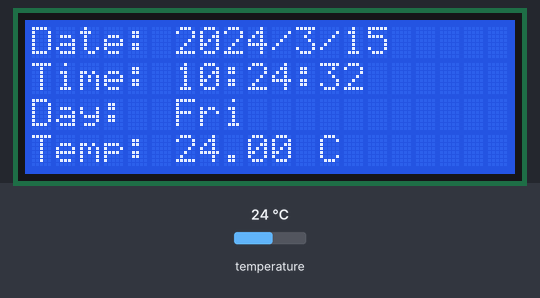
Bench run of a sketch on a simulated ESP32. On the bench: 20×4 character LCD. The inputs (shaded band) are chosen by the test bench; at power-on: temperature 24 °C. The local clock reads 2024-03-15 10:24:30 at power-on unless the sketch sets it; what the sketch prints to the serial monitor is not drawn.

Above: at 2.2 s.
2.3 s: temperature set to 9 °C
At 3.9 s:
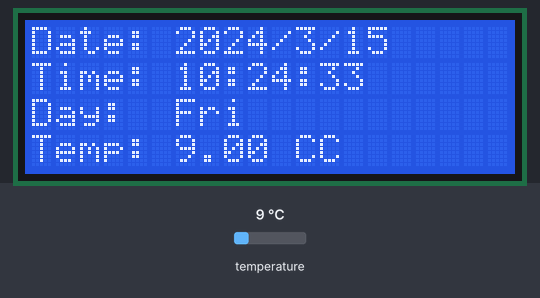
5.4 s: temperature set to 12 °C
At 7.0 s:
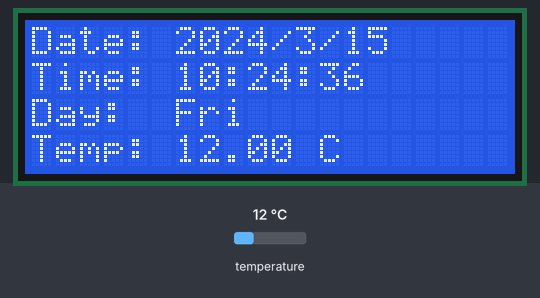
8.5 s: temperature set to 19 °C
At 10.2 s:
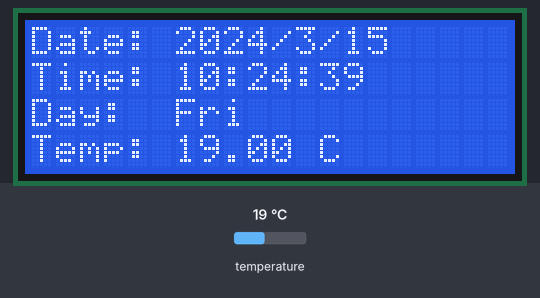
Timing chart, 0 to 11.7 s (numbered marks = the images above; inputs shaded):
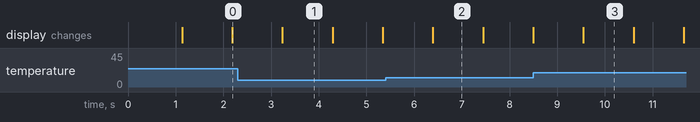

The sketch:

test_clock.ino
```cpp
// ============================================================
// DS3231 RTC CLOCK TEST
// Tests: RTC initialization, I2C communication, LCD display
// Displays live date/time on LCD, updates every second
// ============================================================
#include <Wire.h>
#include <LiquidCrystal_I2C.h>
#include <RTClib.h>

LiquidCrystal_I2C lcd(0x27, 20, 4);
RTC_DS3231 rtc;

char daysOfWeek[7][4] = {"Sun", "Mon", "Tue", "Wed", "Thu", "Fri", "Sat"};

void setup() {
  Serial.begin(115200);
  delay(1000);
  Serial.println("\n=== DS3231 RTC CLOCK TEST ===");

  Wire.begin(21, 22);
  lcd.init();
  lcd.backlight();
  lcd.setCursor(0, 0);
  lcd.print(" RTC Clock Test   ");

  if (!rtc.begin()) {
    lcd.setCursor(0, 1);
    lcd.print(" RTC NOT FOUND!   ");
    lcd.setCursor(0, 2);
    lcd.print(" Check I2C wiring  ");
    Serial.println("[FAIL] DS3231 not detected on I2C");
    while (1) { delay(1000); }
  }

  if (rtc.lostPower()) {
    lcd.setCursor(0, 1);
    lcd.print(" RTC lost power   ");
    lcd.setCursor(0, 2);
    lcd.print(" Setting compile  ");
    lcd.setCursor(0, 3);
    lcd.print(" time...          ");
    rtc.adjust(DateTime(F(__DATE__), F(__TIME__)));
    delay(2000);
  }

  Serial.println("[OK] DS3231 RTC initialized");
  lcd.clear();
}

void loop() {
  DateTime now = rtc.now();

  lcd.setCursor(0, 0);
  lcd.print("Date: ");
  lcd.print(now.year(), DEC);
  lcd.print("/");
  lcd.print(now.month(), DEC);
  lcd.print("/");
  lcd.print(now.day(), DEC);

  lcd.setCursor(0, 1);
  lcd.print("Time: ");
  lcd.print(now.hour(), DEC);
  lcd.print(":");
  if (now.minute() < 10) lcd.print("0");
  lcd.print(now.minute(), DEC);
  lcd.print(":");
  if (now.second() < 10) lcd.print("0");
  lcd.print(now.second(), DEC);

  lcd.setCursor(0, 2);
  lcd.print("Day:  ");
  lcd.print(daysOfWeek[now.dayOfTheWeek()]);

  lcd.setCursor(0, 3);
  lcd.print("Temp: ");
  lcd.print(rtc.getTemperature());
  lcd.print(" C");

  Serial.print("[RTC] ");
  Serial.print(now.year()); Serial.print("-");
  Serial.print(now.month()); Serial.print("-");
  Serial.print(now.day()); Serial.print(" ");
  Serial.print(now.hour()); Serial.print(":");
  Serial.print(now.minute()); Serial.print(":");
  Serial.print(now.second());
  Serial.print(" | Temp: ");
  Serial.print(rtc.getTemperature());
  Serial.println(" C");

  delay(1000);
}
```

Measured:
- after the input at 2.3 s, the display: changes after 0.94 s (image 1)
- after the input at 5.4 s, the display: changes after 0.99 s (image 2)
- what the display in image 1 shows lasts 1.1 s, from 3.2 s to 4.3 s
